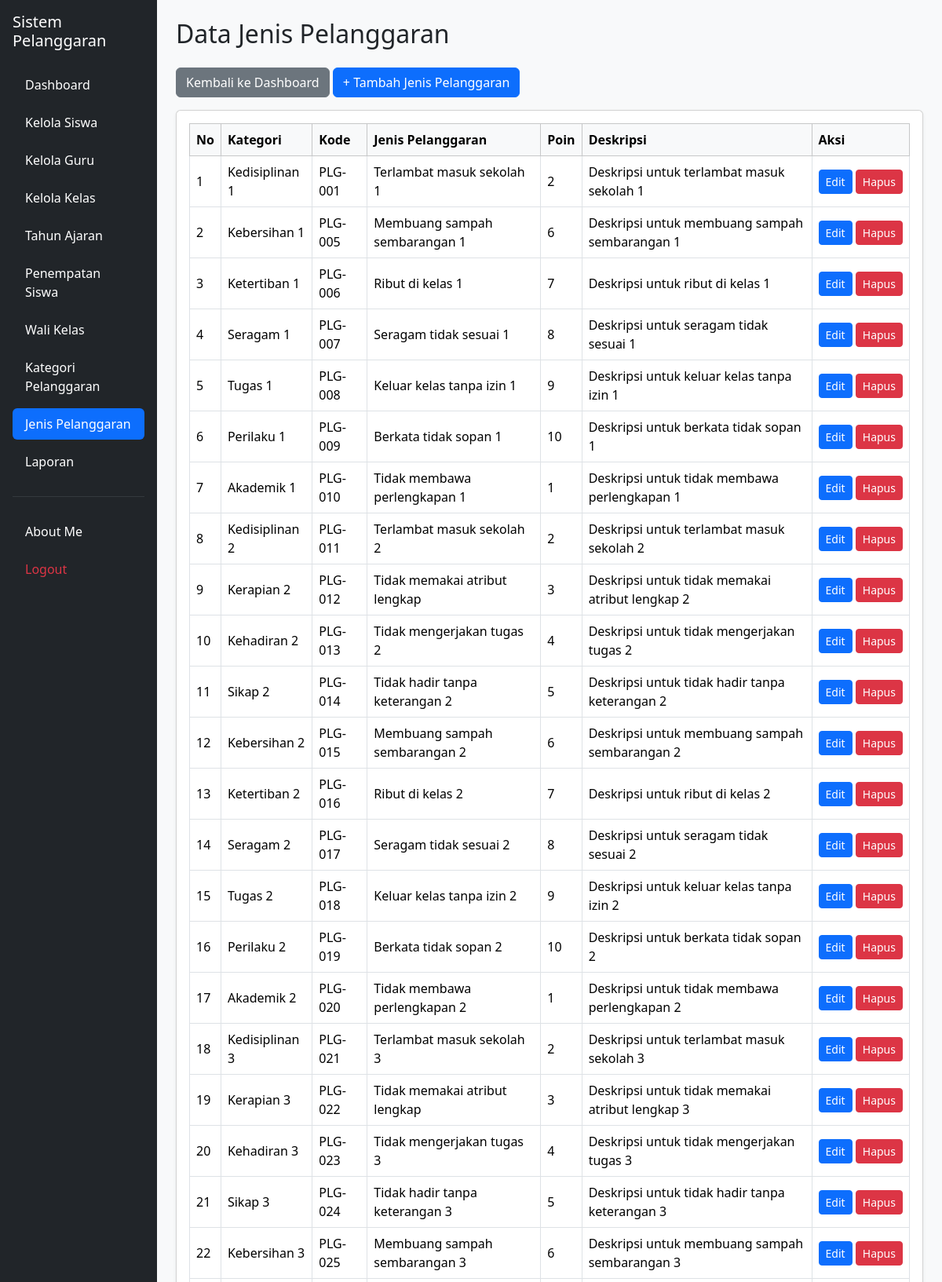
Page /jenis_pelanggaran.php (signed in, upper part) on the committed database.
### tables this page shows
CREATE TABLE `t_pelanggaran` (
  `id` int(11) NOT NULL,
  `pelanggaran_kategori_id` int(11) NOT NULL,
  `kode` varchar(30) NOT NULL,
  `nama` varchar(30) NOT NULL,
  `poin` int(11) NOT NULL,
  `deskripsi` text NOT NULL,
  `status_aktif` tinyint(1) NOT NULL,
  `created_at` timestamp NOT NULL DEFAULT current_timestamp(),
  `update_at` timestamp NOT NULL DEFAULT current_timestamp()
);

CREATE TABLE `t_pelanggaran_kategori` (
  `id` int(11) NOT NULL,
  `nama` varchar(100) NOT NULL,
  `deskripsi` text NOT NULL,
  `status_aktif` tinyint(1) NOT NULL,
  `created_at` timestamp NOT NULL DEFAULT current_timestamp(),
  `update_at` timestamp NOT NULL DEFAULT current_timestamp()
);

### jenis_pelanggaran.php (the view, shortened to what this page needs)
<?php
include "config/koneksi.php";
$query = "SELECT p.*, k.nama AS nama_kategori
          FROM t_pelanggaran p
          LEFT JOIN t_pelanggaran_kategori k
          ON p.pelanggaran_kategori_id = k.id
          WHERE p.status_aktif = 1
          ORDER BY p.id ASC";
$result = mysqli_query($koneksi, $query);
?>
<!DOCTYPE html>
<html lang="id">
<head>
    <link href="https://cdn.jsdelivr.net/npm/bootstrap@5.3.8/dist/css/bootstrap.min.css" rel="stylesheet">
    <link href="https://cdn.datatables.net/2.3.4/css/dataTables.bootstrap5.min.css" rel="stylesheet">
</head>
<body class="bg-light">
<div class="container-fluid">
    <div class="row">
        <aside class="col-md-3 col-lg-2 bg-dark text-white p-3 position-fixed top-0 bottom-0 start-0 overflow-auto">
            <h5 class="text-white mb-4">Sistem Pelanggaran</h5>
            <ul class="nav nav-pills flex-column gap-2">
                <li class="nav-item">
                    <a href="dashboard.php" class="nav-link text-white">Dashboard</a>
                </li>
                <li class="nav-item">
                    <a href="siswa.php" class="nav-link text-white">Kelola Siswa</a>
                </li>
                <li class="nav-item">
                    <a href="guru.php" class="nav-link text-white">Kelola Guru</a>
                </li>
                <li class="nav-item">
                    <a href="kelas.php" class="nav-link text-white">Kelola Kelas</a>
                </li>
                <li class="nav-item">
                    <a href="tahun_ajaran.php" class="nav-link text-white">Tahun Ajaran</a>
                </li>
                <li class="nav-item">
                    <a href="penempatan_siswa.php" class="nav-link text-white">Penempatan Siswa</a>
                </li>
                <li class="nav-item">
                    <a href="wali_kelas.php" class="nav-link text-white">Wali Kelas</a>
                </li>
                <li class="nav-item">
                    <a href="kategori_pelanggaran.php" class="nav-link text-white">Kategori Pelanggaran</a>
                </li>
                <li class="nav-item">
                    <a href="jenis_pelanggaran.php" class="nav-link active">Jenis Pelanggaran</a>
                </li>
                <li class="nav-item">
                    <a href="laporan.php" class="nav-link text-white">Laporan</a>
                </li>
                <hr class="text-secondary">
                <li class="nav-item">
                    <a href="about_me.php" class="nav-link text-white">About Me</a>
                </li>
                <li class="nav-item">
                    <a href="logout.php" class="nav-link text-danger"
                       onclick="return confirm('Yakin ingin logout?')">
                        Logout
                    </a>
                </li>
            </ul>
        </aside>
        <main class="col-md-9 col-lg-10 p-4 offset-md-3 offset-lg-2">
            <h2 class="mb-4">Data Jenis Pelanggaran</h2>
            <a href="dashboard.php" class="btn btn-secondary mb-3">
                Kembali ke Dashboard
            </a>
            <a href="tambah_jenis_pelanggaran.php" class="btn btn-primary mb-3">
                + Tambah Jenis Pelanggaran
            </a>
            <div class="card shadow-sm">
                <div class="card-body">
                    <div class="table-responsive">
                        <table id="tabelPelanggaran" class="table table-bordered table-hover align-middle">
                            <thead class="table-light">
                                <tr>
                                    <th>No</th>
                                    <th>Kategori</th>
                                    <th>Kode</th>
                                    <th>Jenis Pelanggaran</th>
                                    <th>Poin</th>
                                    <th>Deskripsi</th>
                                    <th>Aksi</th>
                                </tr>
                            </thead>
                            <tbody>
                            <?php
                            $no = 1;
                            while ($row = mysqli_fetch_assoc($result)) {
                            ?>
                                <tr>
                                    <td><?= $no++; ?></td>
                                    <td>
                                        <?= htmlspecialchars($row['nama_kategori'] ?? '-'); ?>
                                    </td>
                                    <td>
                                        <?= htmlspecialchars($row['kode'] ?? ''); ?>
                                    </td>
                                    <td>
                                        <?= htmlspecialchars($row['nama'] ?? ''); ?>
                                    </td>
                                    <td>
                                        <?= (int)$row['poin']; ?>
                                    </td>
                                    <td>
                                        <?= htmlspecialchars($row['deskripsi'] ?? ''); ?>
                                    </td>
                                    <td class="text-nowrap">
                                        <a href="edit_jenis_pelanggaran.php?id=<?= (int)$row['id']; ?>"
                                           class="btn btn-primary btn-sm">
                                            Edit
                                        </a>
                                        <a href="hapus_jenis_pelanggaran.php?id=<?= (int)$row['id']; ?>"
                                           class="btn btn-danger btn-sm"
                                           onclick="return confirm('Yakin ingin menghapus jenis pelanggaran ini?')">
                                            Hapus
                                        </a>
                                    </td>
                                </tr>
                            <?php } ?>
                            </tbody>
                        </table>
                    </div>
                </div>
            </div>
        </main>
    </div>
</div>
</body>
</html>

### rows in the picture
t_pelanggaran: pelanggaran_kategori.nama "Kedisiplinan 1", kode "PLG-001", nama "Terlambat masuk sekolah 1", poin "2", deskripsi "Deskripsi untuk terlambat masuk sekolah 1"
t_pelanggaran: pelanggaran_kategori.nama "Kebersihan 1", kode "PLG-005", nama "Membuang sampah sembarangan 1", poin "6", deskripsi "Deskripsi untuk membuang sampah sembarangan 1"
t_pelanggaran: pelanggaran_kategori.nama "Ketertiban 1", kode "PLG-006", nama "Ribut di kelas 1", poin "7", deskripsi "Deskripsi untuk ribut di kelas 1"
t_pelanggaran: pelanggaran_kategori.nama "Seragam 1", kode "PLG-007", nama "Seragam tidak sesuai 1", poin "8", deskripsi "Deskripsi untuk seragam tidak sesuai 1"
t_pelanggaran: pelanggaran_kategori.nama "Tugas 1", kode "PLG-008", nama "Keluar kelas tanpa izin 1", poin "9", deskripsi "Deskripsi untuk keluar kelas tanpa izin 1"
t_pelanggaran: pelanggaran_kategori.nama "Perilaku 1", kode "PLG-009", nama "Berkata tidak sopan 1", poin "10", deskripsi "Deskripsi untuk berkata tidak sopan 1"
t_pelanggaran: pelanggaran_kategori.nama "Akademik 1", kode "PLG-010", nama "Tidak membawa perlengkapan 1", poin "1", deskripsi "Deskripsi untuk tidak membawa perlengkapan 1"
t_pelanggaran: pelanggaran_kategori.nama "Kedisiplinan 2", kode "PLG-011", nama "Terlambat masuk sekolah 2", poin "2", deskripsi "Deskripsi untuk terlambat masuk sekolah 2"
t_pelanggaran: pelanggaran_kategori.nama "Kerapian 2", kode "PLG-012", nama "Tidak memakai atribut lengkap", poin "3", deskripsi "Deskripsi untuk tidak memakai atribut lengkap 2"
t_pelanggaran: pelanggaran_kategori.nama "Kehadiran 2", kode "PLG-013", nama "Tidak mengerjakan tugas 2", poin "4", deskripsi "Deskripsi untuk tidak mengerjakan tugas 2"
t_pelanggaran: pelanggaran_kategori.nama "Sikap 2", kode "PLG-014", nama "Tidak hadir tanpa keterangan 2", poin "5", deskripsi "Deskripsi untuk tidak hadir tanpa keterangan 2"
t_pelanggaran: pelanggaran_kategori.nama "Kebersihan 2", kode "PLG-015", nama "Membuang sampah sembarangan 2", poin "6", deskripsi "Deskripsi untuk membuang sampah sembarangan 2"
t_pelanggaran: pelanggaran_kategori.nama "Ketertiban 2", kode "PLG-016", nama "Ribut di kelas 2", poin "7", deskripsi "Deskripsi untuk ribut di kelas 2"
t_pelanggaran: pelanggaran_kategori.nama "Seragam 2", kode "PLG-017", nama "Seragam tidak sesuai 2", poin "8", deskripsi "Deskripsi untuk seragam tidak sesuai 2"
t_pelanggaran: pelanggaran_kategori.nama "Tugas 2", kode "PLG-018", nama "Keluar kelas tanpa izin 2", poin "9", deskripsi "Deskripsi untuk keluar kelas tanpa izin 2"
t_pelanggaran: pelanggaran_kategori.nama "Perilaku 2", kode "PLG-019", nama "Berkata tidak sopan 2", poin "10", deskripsi "Deskripsi untuk berkata tidak sopan 2"
t_pelanggaran: pelanggaran_kategori.nama "Akademik 2", kode "PLG-020", nama "Tidak membawa perlengkapan 2", poin "1", deskripsi "Deskripsi untuk tidak membawa perlengkapan 2"
t_pelanggaran: pelanggaran_kategori.nama "Kedisiplinan 3", kode "PLG-021", nama "Terlambat masuk sekolah 3", poin "2", deskripsi "Deskripsi untuk terlambat masuk sekolah 3"
t_pelanggaran: pelanggaran_kategori.nama "Kerapian 3", kode "PLG-022", nama "Tidak memakai atribut lengkap", poin "3", deskripsi "Deskripsi untuk tidak memakai atribut lengkap 3"
t_pelanggaran: pelanggaran_kategori.nama "Kehadiran 3", kode "PLG-023", nama "Tidak mengerjakan tugas 3", poin "4", deskripsi "Deskripsi untuk tidak mengerjakan tugas 3"
t_pelanggaran: pelanggaran_kategori.nama "Sikap 3", kode "PLG-024", nama "Tidak hadir tanpa keterangan 3", poin "5", deskripsi "Deskripsi untuk tidak hadir tanpa keterangan 3"
t_pelanggaran: pelanggaran_kategori.nama "Kebersihan 3", kode "PLG-025", nama "Membuang sampah sembarangan 3", poin "6", deskripsi "Deskripsi untuk membuang sampah sembarangan 3"
